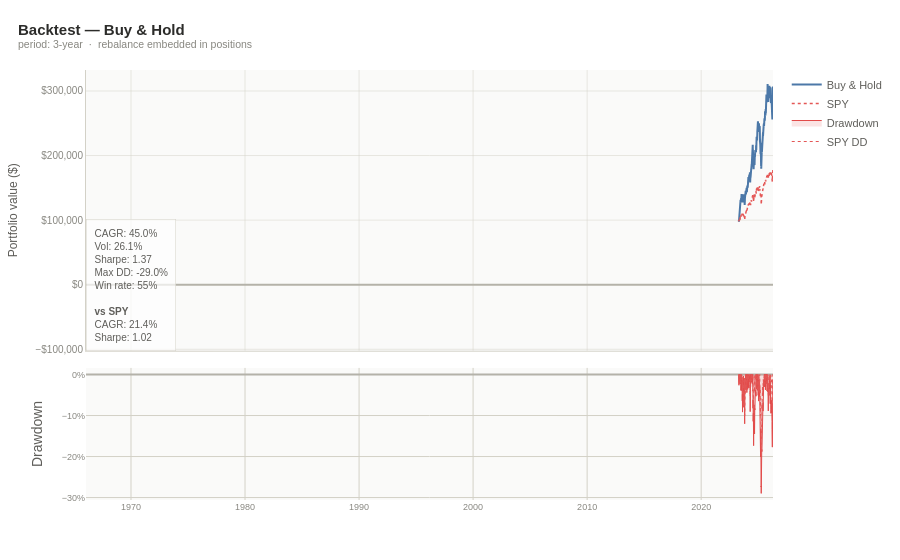

Notebook cell for this chart:
### Code cell
plots.backtest(result).show()

### Figure 1 — Plotly figure (JSON) as saved in the notebook; plotly's stock layout.template omitted (floating-point values rounded to 4 significant figures; data arrays with more than 128 entries replaced by an {"elided": "..."} marker saying what was removed)
{"data": [{"hovertemplate": "%{x|%Y-%m-%d}<br>Buy & Hold: %{y:$,.0f}<extra></extra>", "line": {"color": "#4C78A8", "width": 2}, "mode": "lines", "name": "Buy & Hold", "x": {"elided": "752 str values"}, "y": {"elided": "752 float values"}, "type": "scatter", "xaxis": "x", "yaxis": "y"}, {"hovertemplate": "%{x|%Y-%m-%d}<br>SPY: %{y:$,.0f}<extra></extra>", "line": {"color": "#E45756", "dash": "dot", "width": 1.5}, "mode": "lines", "name": "SPY", "x": {"elided": "752 str values"}, "y": {"elided": "752 float values"}, "type": "scatter", "xaxis": "x", "yaxis": "y"}, {"fill": "tozeroy", "fillcolor": "rgba(226,75,74,0.15)", "hovertemplate": "%{x|%Y-%m-%d}<br>Drawdown: %{y:.1%}<extra></extra>", "line": {"color": "#E24B4A", "width": 1}, "mode": "lines", "name": "Drawdown", "x": {"elided": "752 str values"}, "y": {"elided": "752 float values"}, "type": "scatter", "xaxis": "x2", "yaxis": "y2"}, {"hovertemplate": "%{x|%Y-%m-%d}<br>DD: %{y:.1%}<extra></extra>", "line": {"color": "#E45756", "dash": "dot", "width": 1}, "mode": "lines", "name": "SPY DD", "x": {"elided": "752 str values"}, "y": {"elided": "752 float values"}, "type": "scatter", "xaxis": "x2", "yaxis": "y2"}], "layout": {"xaxis": {"anchor": "y", "domain": [0.0, 1.0], "matches": "x2", "showticklabels": false, "tickfont": {"size": 10, "color": "#888780"}, "gridcolor": "#D3D1C7", "title": {"font": {"size": 12, "color": "#5F5E5A"}}, "gridwidth": 0.5, "linecolor": "#D3D1C7", "zerolinecolor": "#B4B2A9"}, "yaxis": {"anchor": "x", "domain": [0.3472, 1.0], "title": {"text": "Portfolio value ($)", "font": {"size": 12, "color": "#5F5E5A"}}, "tickfont": {"size": 10, "color": "#888780"}, "tickformat": "$,.0f", "gridcolor": "#D3D1C7", "zerolinecolor": "#B4B2A9", "gridwidth": 0.5, "linecolor": "#D3D1C7"}, "xaxis2": {"anchor": "y2", "domain": [0.0, 1.0], "tickfont": {"size": 9, "color": "#888780"}, "gridcolor": "#D3D1C7"}, "yaxis2": {"anchor": "x2", "domain": [0.0, 0.3072], "title": {"text": "Drawdown"}, "tickfont": {"size": 9, "color": "#888780"}, "tickformat": ".0%", "gridcolor": "#D3D1C7", "zerolinecolor": "#B4B2A9"}, "annotations": [{"align": "left", "bgcolor": "rgba(255,255,255,0.7)", "bordercolor": "#D3D1C7", "borderpad": 8, "borderwidth": 0.5, "font": {"color": "#5F5E5A", "size": 10}, "showarrow": false, "text": "CAGR: 45.0%<br>Vol: 26.1%<br>Sharpe: 1.37<br>Max DD: -29.0%<br>Win rate: 55%<br><br><b>vs SPY</b><br>CAGR: 21.4%<br>Sharpe: 1.02", "x": 0.01, "xref": "x", "y": 0.97, "yref": "y"}], "font": {"family": "sans-serif", "color": "#5F5E5A", "size": 12}, "hoverlabel": {"font": {"size": 12}, "bgcolor": "white"}, "margin": {"l": 60, "r": 40, "t": 70, "b": 60}, "legend": {"font": {"size": 11}, "bgcolor": "rgba(0,0,0,0)", "borderwidth": 0}, "title": {"font": {"size": 15, "color": "#2C2C2A"}, "text": "<b>Backtest — Buy & Hold</b><br><sup style='color:#888780'>period: 3-year  ·  rebalance embedded in positions</sup>", "x": 0.02}, "paper_bgcolor": "rgba(0,0,0,0)", "plot_bgcolor": "#FAFAF9", "hovermode": "x unified"}}
